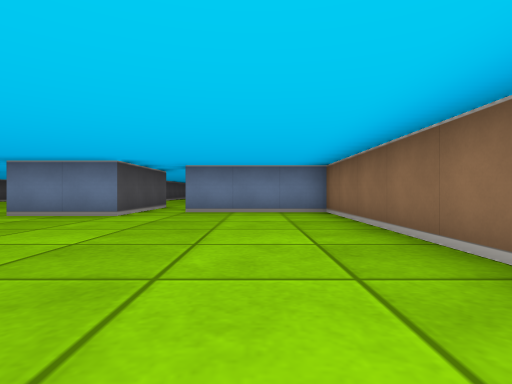
View 1 (above)

24 first-person views from a walk through a cub3D ray-caster map. The camera is about half as high as the walls, looks level and sees 80° across. The floor is counted in squares. Each view is taken from the middle of a square. On the plan, view 1 faces up. The plan holds only what a view shows up to about 9 squares ahead; the rest is blank.

View 2
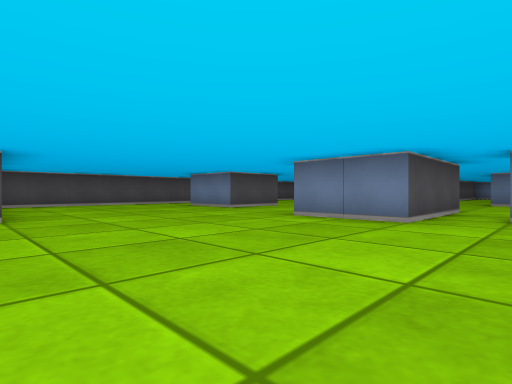

View 3
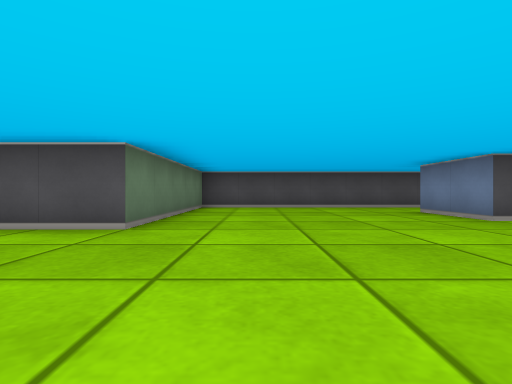

View 4
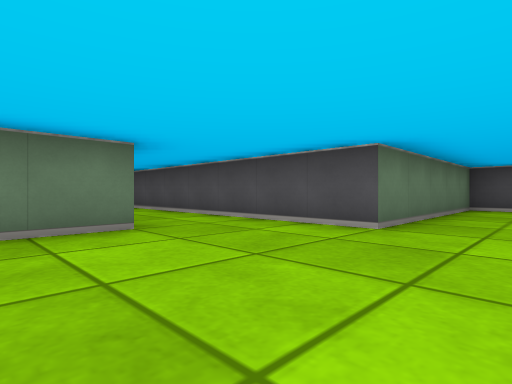

View 5
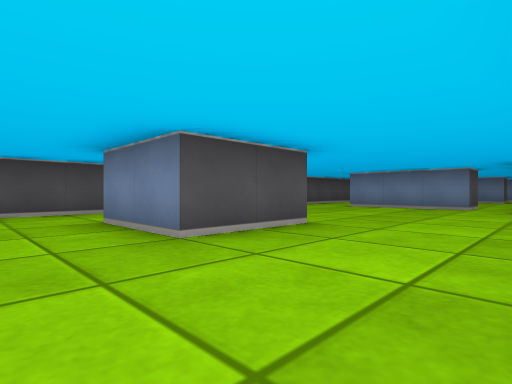

View 6
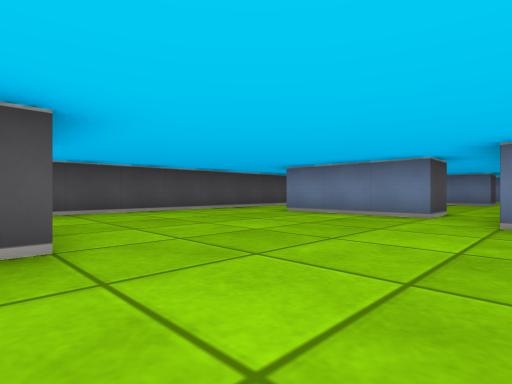

View 7
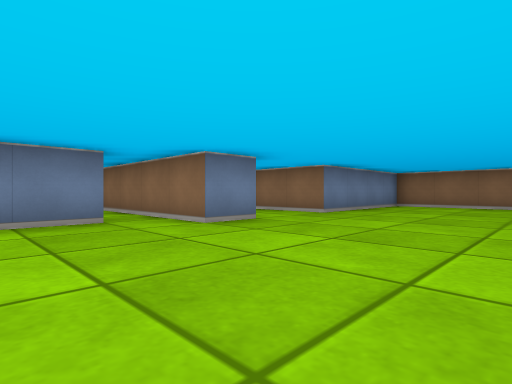

View 8
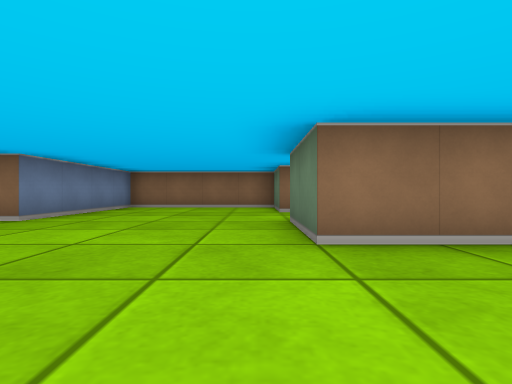

View 9
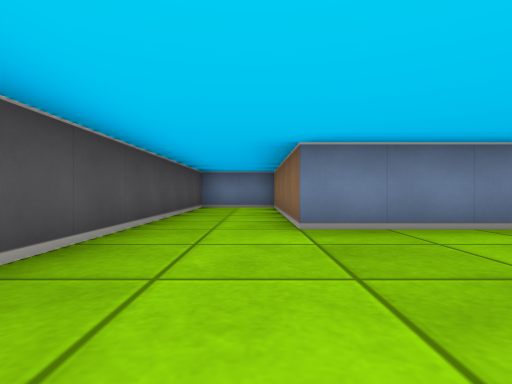

View 10
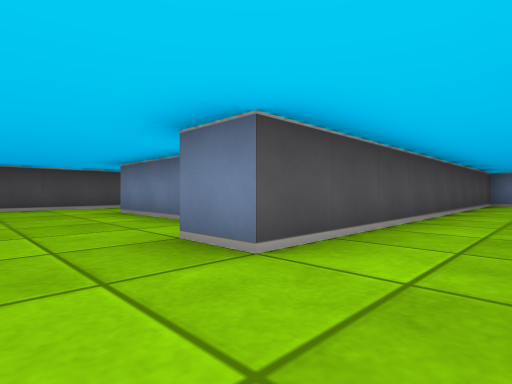

View 11
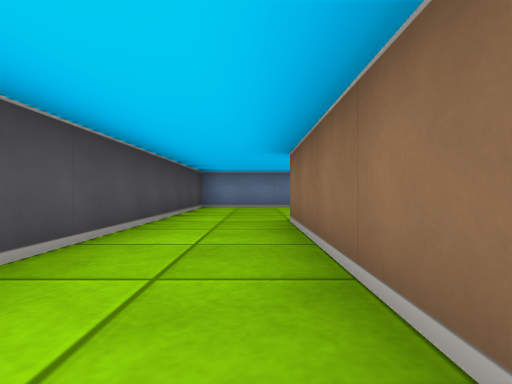

View 12
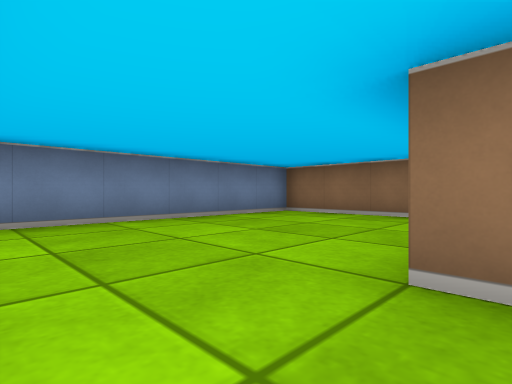

View 13
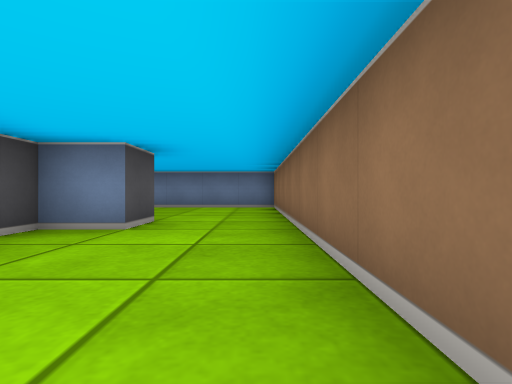

View 14
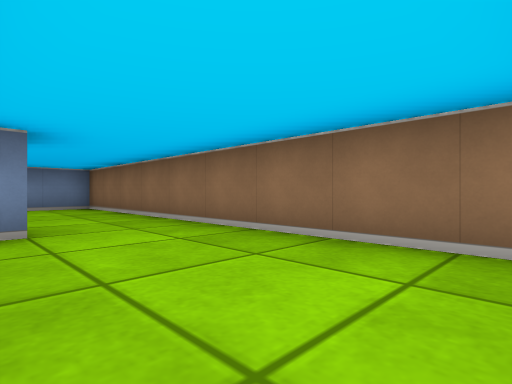

View 15
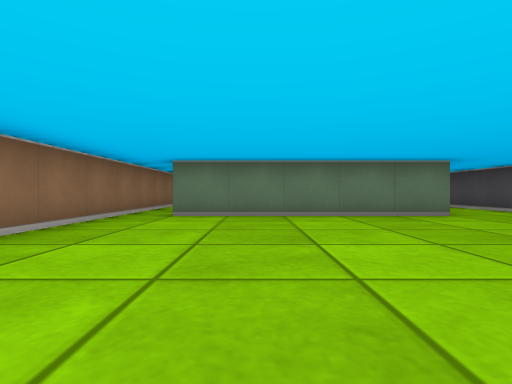

View 16
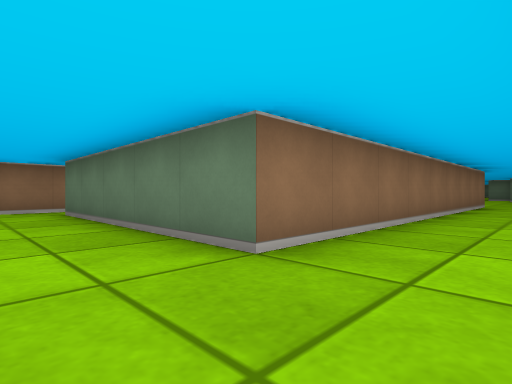

View 17
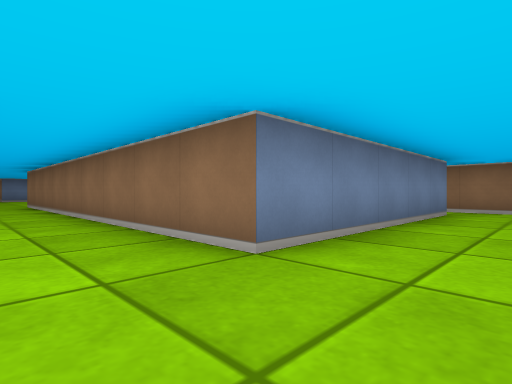

View 18
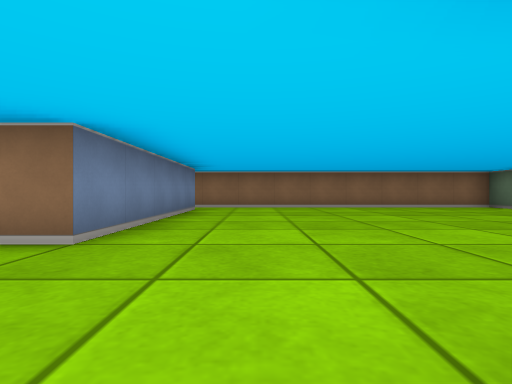

View 19
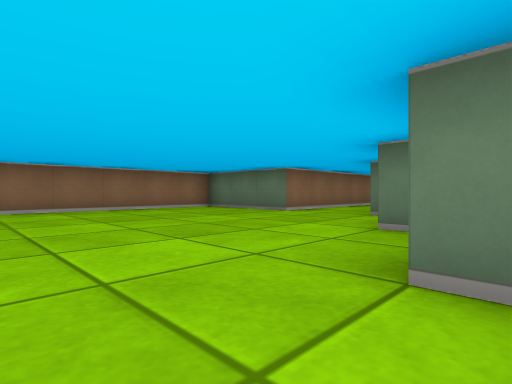

View 20
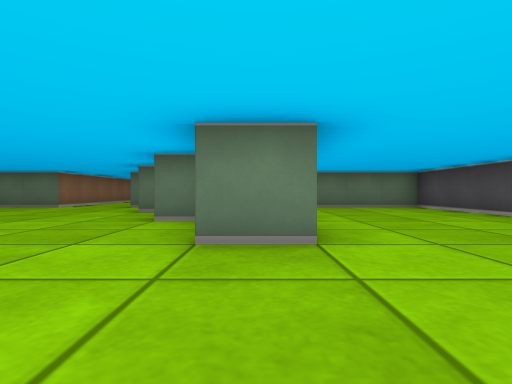

View 21
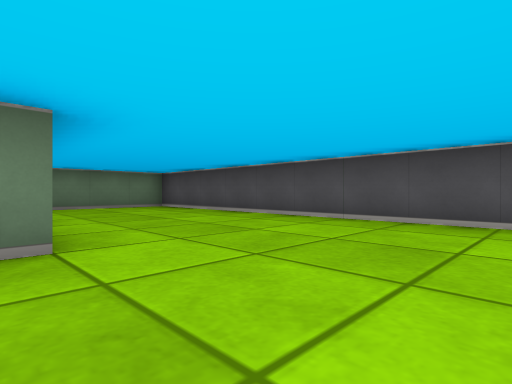

View 22
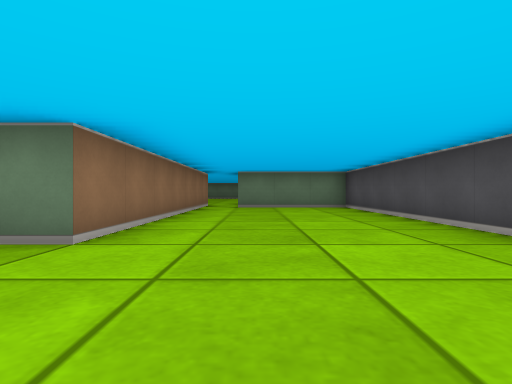

View 23
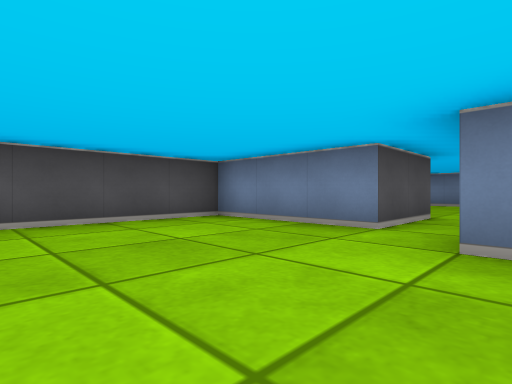

View 24
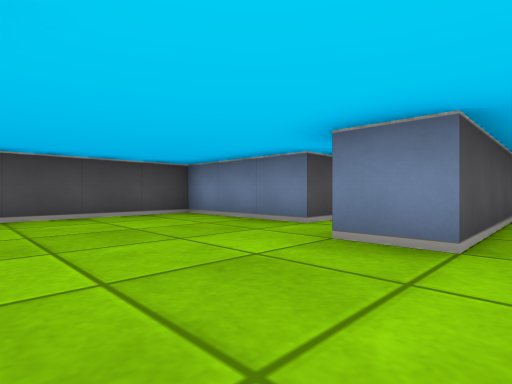

### Floor plan
Points are (right, up) in squares from view 1. A wall is a line through its corners. A room is listed if a view was taken in it or the views show most of it. See-through windows are left out.
Room 1 (views 1, 2, 3, 4, 5, 6, 7, 8, 9, 10, 15, 16)
walls: (-4.5, 6.9) (-4.5, 8.5) (-2.5, 8.5) (-2.5, 5.5) (-4.5, 5.5); (-7.5, 8.5) (-7.5, 6.5) (-9.5, 6.5); (-0.5, 8.5) (1.5, 8.5) (1.5, 12.5) (-2.5, 12.5); (-11.5, 7.6) (-11.5, 1.5) (-6.5, 1.5) (-6.5, -8.5); (-4.5, 12.5) (-5.5, 12.5) (-5.5, 14.5); (-6.5, 14.5) (-6.5, 13.5) (-9.5, 13.5) (-9.5, 18.5) (-11.5, 18.5) (-11.5, 9.2); (1.5, -4) (1.5, 6.5) (-1.5, 6.5); (-4.5, -9.5) (-4.5, -0.5) (0.5, -0.5)
ways out: opening at (-3.5, 13) to room 2; opening at (-5.5, -8.5) to room 3; opening at (1, -9) to room 3; opening at (-6, 14) to room 4
Room 2 (views 11, 12, 13, 14)
walls: (-0.5, 18.5) (-0.5, 17.5) (-1.5, 17.5) (-1.5, 16.9); (1.5, 14.1) (1.5, 22.5) (-4.5, 22.5) (-4.5, 12.5); (-2.5, 12.5) (-2.5, 18.5)
ways out: opening at (-3.5, 13) to room 1
Room 3 (views 17, 18, 19, 20, 21, 22, 23, 24)
walls: (-6.1, -13.5) (-5.5, -13.5); (-7.5, -17.9) (-7.5, -11.5) (-6.5, -11.5); (-6.5, -8.5) (-7.5, -8.5); (0.5, -9.5) (-4.5, -9.5); (-1.5, -20.2) (-1.5, -17.5) (1.5, -17.5) (1.5, -9.2); (-8.5, -5.5) (-8.5, -7.5) (-11.5, -7.5) (-11.5, -17.5) (-8.5, -17.5)
ways out: opening at (-5.5, -8.5) to room 1; opening at (1, -9) to room 1; opening at (-8, -18); opening at (-8, -6.5)
Room 4 (no view inside)
walls: (-5.5, 14.5) (-5.5, 16.5)
ways out: opening at (-6, 14) to room 1

Where each view was taken, in squares from view 1:
view 1: 0 up, 0 right, facing up
view 2: 1 up, 1 left, facing up-left
view 3: 3 up, 3 left, facing left
view 4: 3 up, 3 left, facing down-left
view 5: 5 up, 5 left, facing up-left
view 6: 8 up, 5 left, facing up-left
view 7: 9 up, 8 left, facing up-right
view 8: 9 up, 7 left, facing right
view 9: 10 up, 10 left, facing up
view 10: 11 up, 3 left, facing up-left
view 11: 14 up, 3 left, facing up
view 12: 18 up, 4 left, facing up-right
view 13: 14 up, 1 right, facing up
view 14: 14 up, 1 left, facing up-right
view 15: 5 up, 1 left, facing down
view 16: 1 up, 6 left, facing down-right
view 17: 11 down, 6 left, facing up-right
view 18: 11 down, 7 left, facing right
view 19: 12 down, 6 left, facing down-right
view 20: 9 down, 7 left, facing down
view 21: 9 down, 7 left, facing down-left
view 22: 9 down, 9 left, facing down
view 23: 11 down, 7 left, facing up-left
view 24: 11 down, 6 left, facing up-left
